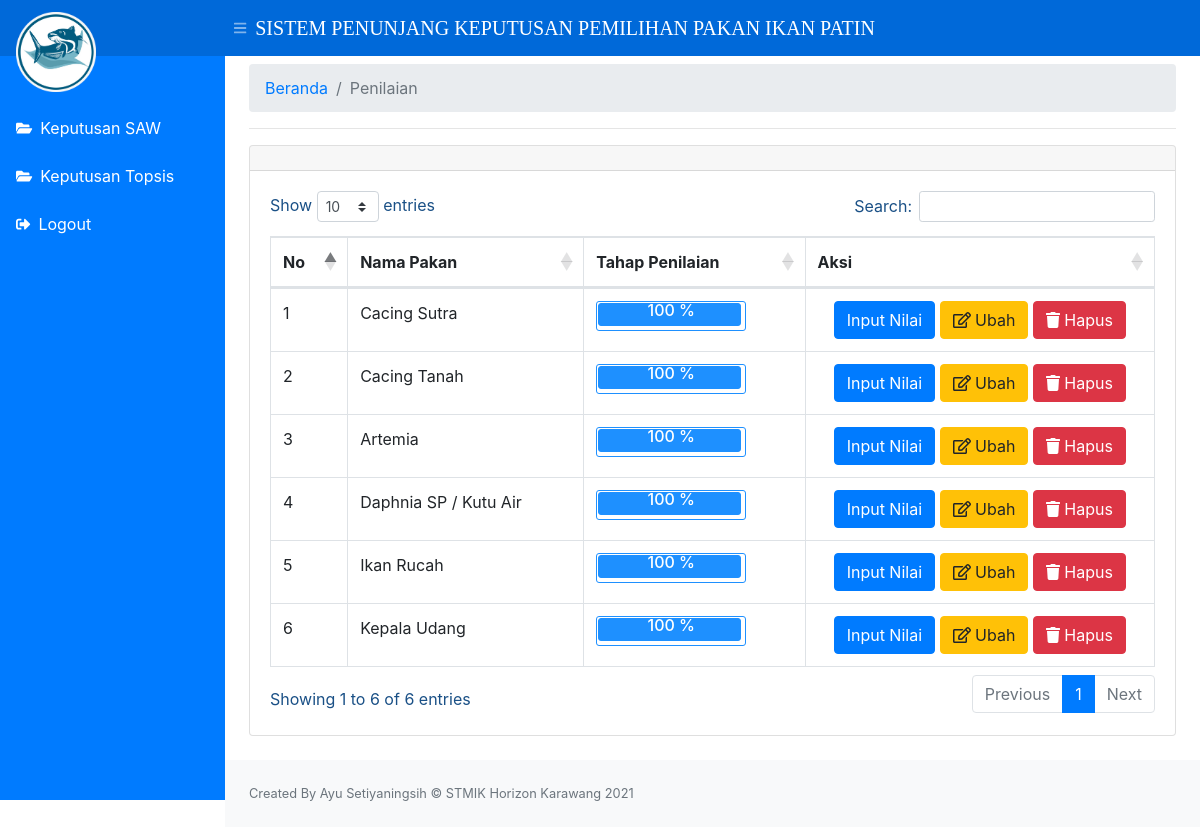
The page /index1.php?page=form-penilaian on the database its author committed.
### tables this page shows
CREATE TABLE `pakan` (
  `kd_pakan` varchar(6) NOT NULL,
  `nm_pakan` varchar(25) NOT NULL
);

### penilaian.php (the view, shortened to what this page needs)
<div class="container-fluid">
    <div class="mt-2">
        <nav aria-label="breadcrumb">
            <ol class="breadcrumb">
                <li class="breadcrumb-item"><a href="index1.php?page=dashboard">Beranda</a></li>
                <li class="breadcrumb-item active" aria-current="page">Penilaian</li>
            </ol>
        </nav>
    </div>
    <hr>
    <div class="card mb-4">
        <div class="card-header">
        </div>
        <div class="card-body">
            <div class="table-responsive">
                <table class="table table-bordered" id="dataTable" width="100%" cellspacing="0">
                    <thead>
                        <tr>
                            <th>No</th>
                            <th>Nama Pakan</th>
                            <th>Tahap Penilaian</th>
                            <th>Aksi</th>
                        </tr>
                    </thead>
                    <tbody>
                        <?php
                        $no = 1;
                        $ambildatapakan = mysqli_query($conn, "select * from pakan");
                        foreach ($ambildatapakan as $pakan) :
                        ?>
                            <tr>
                                <td><?= $no ?></td>
                                <td><?= $pakan['nm_pakan'] ?></td>
                                <td>
                                    <?php
                                    $kd_pakan = $pakan['kd_pakan'];
                                    $kriteria = mysqli_query($conn, "select * from kriteria");
                                    $kriteria_count = mysqli_num_rows($kriteria);
                                    $penilaian = mysqli_query($conn, "SELECT * FROM `penilaian` WHERE kd_pakan = '$kd_pakan' ");
                                    $penilaian_count = mysqli_num_rows($penilaian);
                                    if ($penilaian_count == $kriteria_count) {
                                        $col = 98;
                                        $text_penilaian = "100 %";
                                    } else if ($penilaian_count == false) {
                                        $col = 0;
                                        $text_penilaian = "0%";
                                    } else {
                                        $tot = ($penilaian_count / $kriteria_count * 100);
                                        $col = $tot - 2;
                                        $text_penilaian = round($tot, 1) . " %";
                                    }
                                    ?>
                                    <div style="width:150px;height:30px;background:none;text-align:center;padding:1px;border:1px solid #1E90FF;border-radius:3px">
                                        <div style="width:<?php echo $col ?>%;height:90%;background:#1E90FF;text-align:center;padding:1px;border:1px solid #1E90FF;border-radius:3px"></div>
                                        <h6 style="margin-top:-25px;" class="text-white"><?php echo $text_penilaian ?></h6>
                                    </div>
                                </td>
                                <td>
                                    <center>
                                        <button type="button" class="btn btn-primary" data-toggle="modal" data-target="#myModal<?= $no ?>">
                                            Input Nilai
                                        </button>
                                        <button type="button" class="btn btn-warning" data-toggle="modal" data-target="#ubah<?= $no ?>">
                                            <i class="far fa-edit"></i> Ubah
                                        </button>
                                        <button type="button" class="btn btn-danger" data-toggle="modal" data-target="#hapus<?= $no ?>">
                                            <i class="fas fa-trash"></i> Hapus
                                        </button>
                                    </center>
                                </td>
                            </tr>
                            <?php $no++ ?>
                        <?php endforeach ?>
                    </tbody>
                </table>
            </div>
        </div>
    </div>
</div>

### rows shown on the page
pakan: nm_pakan "Cacing Sutra", $col 98 (drawn), text_penilaian "100 %"
pakan: nm_pakan "Cacing Tanah", $col 98 (drawn), text_penilaian "100 %"
pakan: nm_pakan "Artemia", $col 98 (drawn), text_penilaian "100 %"
pakan: nm_pakan "Daphnia SP / Kutu Air", $col 98 (drawn), text_penilaian "100 %"
pakan: nm_pakan "Ikan Rucah", $col 98 (drawn), text_penilaian "100 %"
pakan: nm_pakan "Kepala Udang", $col 98 (drawn), text_penilaian "100 %"
